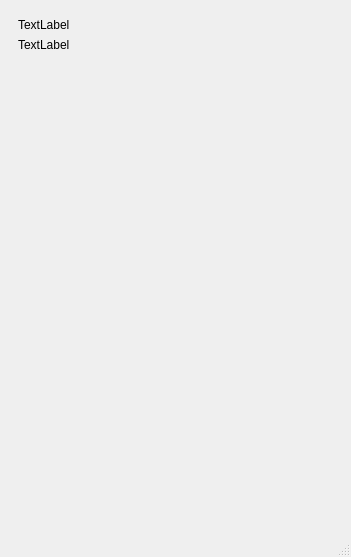
<?xml version="1.0" encoding="UTF-8"?>
<ui version="4.0">
 <class>MainWindow</class>
 <widget class="QMainWindow" name="MainWindow">
  <property name="geometry">
   <rect>
    <x>0</x>
    <y>0</y>
    <width>351</width>
    <height>557</height>
   </rect>
  </property>
  <property name="windowTitle">
   <string>MainWindow</string>
  </property>
  <property name="dockOptions">
   <set>QMainWindow::AnimatedDocks|QMainWindow::VerticalTabs</set>
  </property>
  <property name="unifiedTitleAndToolBarOnMac">
   <bool>false</bool>
  </property>
  <widget class="QWidget" name="q_list">
   <layout class="QVBoxLayout" name="verticalLayout_4">
    <item>
     <layout class="QVBoxLayout" name="verticalLayout_3">
      <item>
       <widget class="QWidget" name="q_quest" native="true">
        <layout class="QVBoxLayout" name="verticalLayout_2">
         <item>
          <layout class="QVBoxLayout" name="verticalLayout">
           <item>
            <widget class="QLabel" name="q_name">
             <property name="text">
              <string>TextLabel</string>
             </property>
            </widget>
           </item>
           <item>
            <widget class="QLabel" name="q_remark">
             <property name="text">
              <string>TextLabel</string>
             </property>
            </widget>
           </item>
          </layout>
         </item>
         <item>
          <spacer name="verticalSpacer">
           <property name="orientation">
            <enum>Qt::Vertical</enum>
           </property>
           <property name="sizeHint" stdset="0">
            <size>
             <width>20</width>
             <height>40</height>
            </size>
           </property>
          </spacer>
         </item>
        </layout>
       </widget>
      </item>
     </layout>
    </item>
   </layout>
  </widget>
  <widget class="QStatusBar" name="statusbar"/>
 </widget>
 <resources/>
 <connections/>
</ui>
